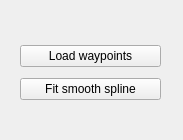
<?xml version="1.0" encoding="UTF-8"?>
<ui version="4.0">
 <class>Spline</class>
 <widget class="QWidget" name="Spline">
  <property name="geometry">
   <rect>
    <x>0</x>
    <y>0</y>
    <width>183</width>
    <height>140</height>
   </rect>
  </property>
  <property name="minimumSize">
   <size>
    <width>100</width>
    <height>100</height>
   </size>
  </property>
  <property name="windowTitle">
   <string>Form</string>
  </property>
  <widget class="QWidget" name="">
   <property name="geometry">
    <rect>
     <x>20</x>
     <y>40</y>
     <width>141</width>
     <height>66</height>
    </rect>
   </property>
   <layout class="QVBoxLayout" name="verticalLayout">
    <item>
     <widget class="QPushButton" name="load_waypoints_button">
      <property name="text">
       <string>Load waypoints</string>
      </property>
     </widget>
    </item>
    <item>
     <widget class="QPushButton" name="smooth_button">
      <property name="text">
       <string>Fit smooth spline</string>
      </property>
     </widget>
    </item>
   </layout>
  </widget>
  <zorder>smooth_button</zorder>
  <zorder>load_waypoints_button</zorder>
  <zorder>load_waypoints_button</zorder>
 </widget>
 <resources/>
 <connections/>
</ui>
